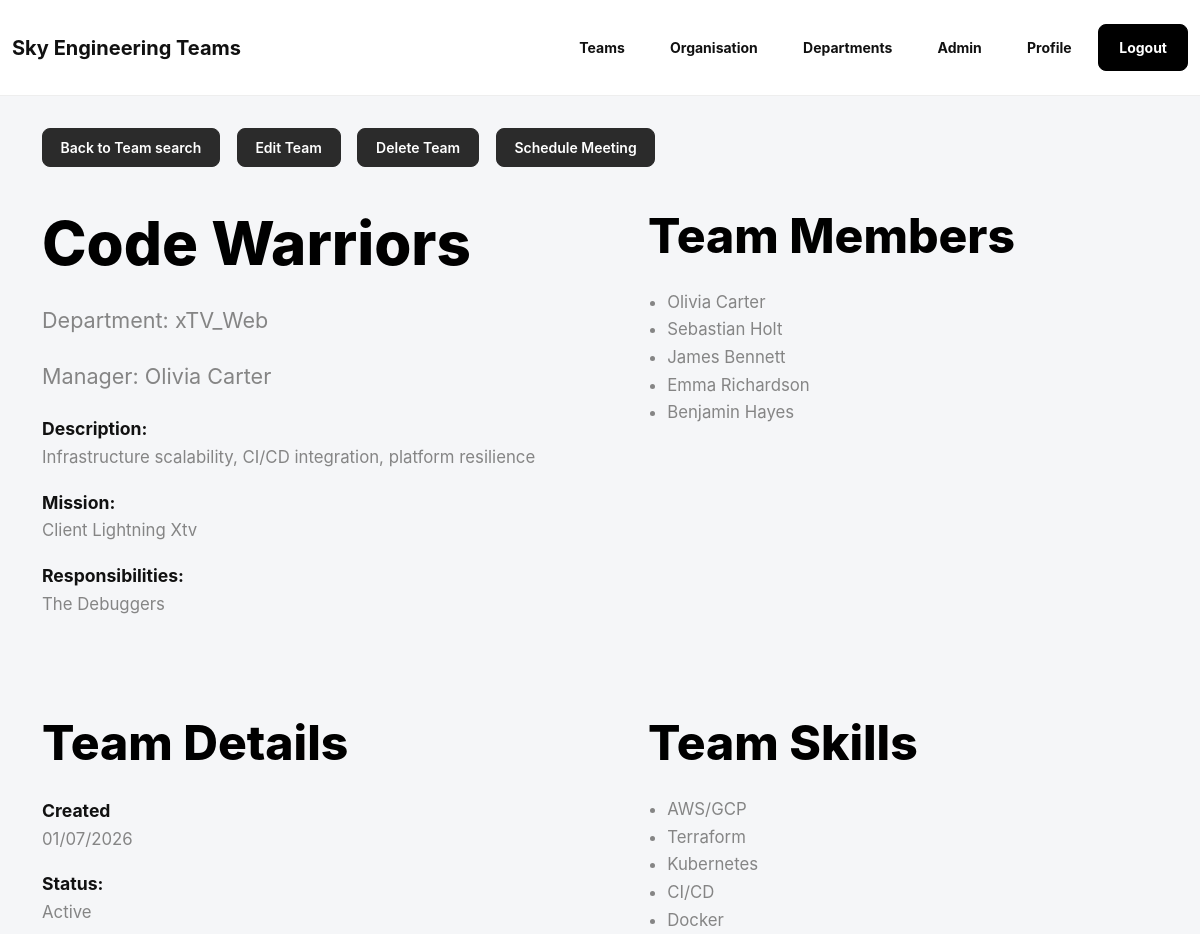
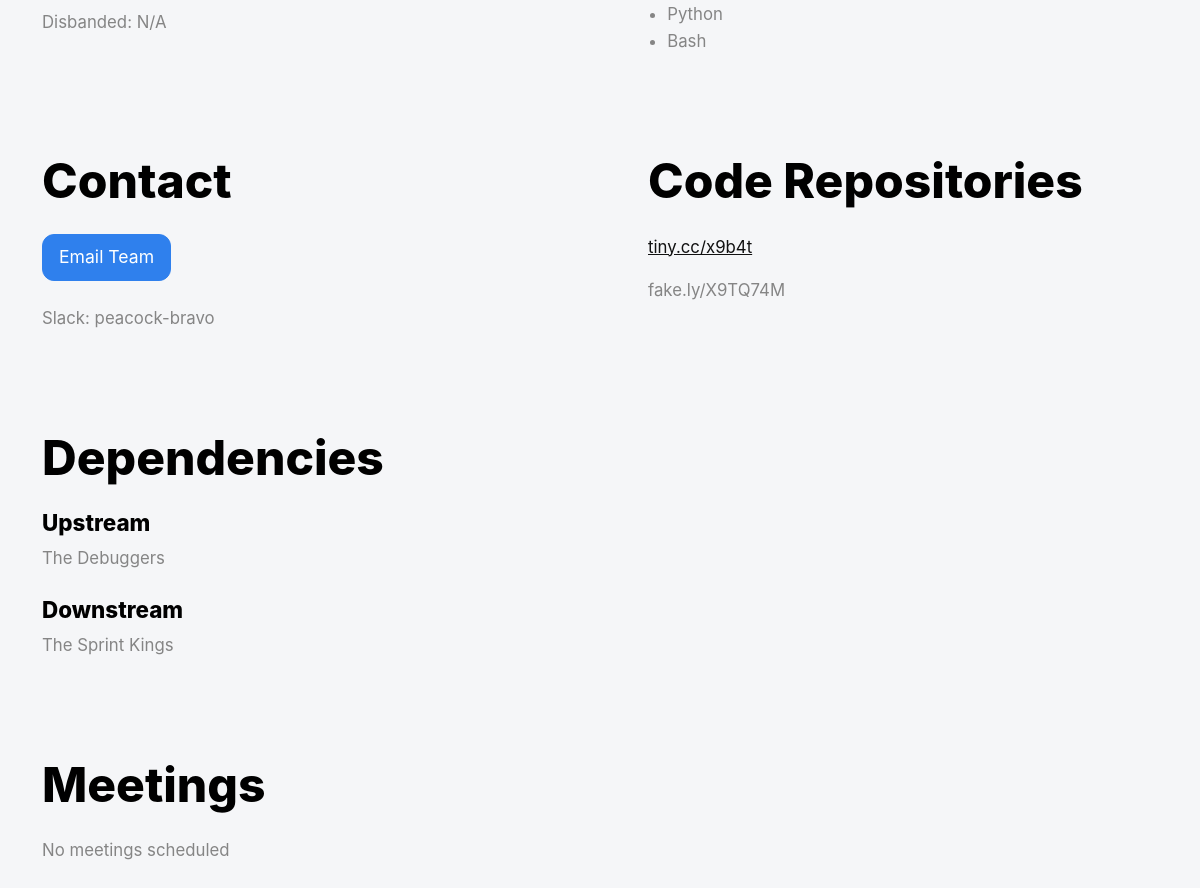
/teams/9/ (signed in), run on the app's committed database (2 pictures, top to bottom).
### core/models.py (models this page shows, shortened)
class Team(models.Model):
    team_leader = models.ForeignKey(
        Employee,
        on_delete=models.SET_NULL,
        null=True,
        blank=True,
        related_name="led_teams",
    )
    team_name = models.CharField(max_length=255, unique=True)
    created_at = models.DateTimeField(default=timezone.now)
    disbanded_at = models.DateTimeField(null=True, blank=True)
    status = models.CharField(
        max_length=20,
        default="Active",
        choices=[
            ("Active", "Active"),
            ("Paused", "Paused"),
            ("Disbanded", "Disbanded"),
        ],
    )
    department = models.ForeignKey(
        Department,
        on_delete=models.CASCADE,
        related_name="teams",
    )
    team_description = models.CharField(max_length=255, null=True, blank=True)
    team_mission = models.CharField(max_length=255, null=True, blank=True)
    responsibilities = models.CharField(max_length=255, null=True, blank=True)
    members = models.ManyToManyField(
        Employee,
        through="TeamEmployee",
        related_name="teams",
        blank=True,
    )
    skills = models.ManyToManyField(
        Skill,
        through="TeamSkill",
        related_name="teams",
        blank=True,
    )

class Department(models.Model):
    department_name = models.CharField(max_length=255, unique=True)
    department_head = models.ForeignKey(
        Employee,
        on_delete=models.SET_NULL,
        null=True,
        blank=True,
        related_name="headed_departments",
    )
    organisation = models.ForeignKey(
        Organisation,
        on_delete=models.CASCADE,
        related_name="departments",
        null=True
    )

class Employee(models.Model):
    user = models.OneToOneField(
        settings.AUTH_USER_MODEL,
        on_delete=models.SET_NULL,
        null=True,
        blank=True,
        related_name="employee_profile",
    )
    full_name = models.CharField(max_length=255)
    employee_email = models.CharField(max_length=255, unique=True, null=True, blank=True)

class Skill(models.Model):
    skill_name = models.CharField(max_length=255, unique=True)
    skill_description = models.CharField(max_length=255, null=True, blank=True)

class TeamContact(models.Model):
    team = models.ForeignKey(
        Team,
        on_delete=models.CASCADE,
        related_name="contacts",
    )
    team_email = models.CharField(max_length=255, null=True, blank=True)
    slack_channel = models.CharField(max_length=255, null=True, blank=True)

class TeamRepo(models.Model):
    team = models.ForeignKey(
        Team,
        on_delete=models.CASCADE,
        related_name="repositories",
    )
    codebase_link = models.CharField(max_length=255, null=True, blank=True)
    versioning_approach = models.CharField(max_length=255, null=True, blank=True)
    description = models.CharField(max_length=255, null=True, blank=True)

class Dependency(models.Model):
    downstream_team = models.ForeignKey(
        Team,
        on_delete=models.CASCADE,
        related_name="downstream_dependencies",
    )
    upstream_team = models.ForeignKey(
        Team,
        on_delete=models.CASCADE,
        related_name="upstream_dependencies",
    )
    class Meta:
        constraints = [
            models.CheckConstraint(
                condition=~Q(downstream_team=F("upstream_team")),
                name="dependencies_not_self",
            ),
            models.UniqueConstraint(
                fields=["downstream_team", "upstream_team"],
                name="unique_team_dependency",
            ),
        ]

### core/views.py (the view)
# urls.py: path('teams/<int:team_id>/', views.team_detail, name='team_detail'),
@login_required
def team_detail(request, team_id):
    team = get_object_or_404(Team, id=team_id)
    upstream = Dependency.objects.filter(downstream_team=team)
    downstream = Dependency.objects.filter(upstream_team=team)
    contact = TeamContact.objects.filter(team=team).first()
    meetings = team.meetings.all()
    repositories = team.repositories.all()
    return render(request, 'core/team_detail.html', {
        'team': team,
        'upstream': upstream,
        'downstream': downstream,
        'contact': contact,
        'meetings': meetings,
        'repositories': repositories
    })

### core/templates/core/team_detail.html (shortened to what this page needs)
{% extends 'base.html' %}
{% block content %}
<div class="team-detail-page">
    <div>
        <a href="{% url 'core:teams' %}" class="btn btn-outline-light">Back to Team search</a>
        <a href="{% url 'core:edit_team' team.id %}" class="btn btn-outline-light">Edit Team</a>
        <a href="{% url 'core:delete_team' team.id %}" class="btn btn-outline-light">Delete Team</a>
        <a href="{% url 'core:schedule_meeting' team.id %}" class="btn btn-outline-light">Schedule Meeting</a>
    </div>
    <div class="team-detail-grid">
        <section>
            <h1>{{ team.team_name }}</h1>
            <p class="team-meta">Department: {{ team.department.department_name }}</p>
            <p class="team-meta">
                Manager:
                {% if team.team_leader %}
                    {{ team.team_leader.full_name }}
                {% else %}
                    Not assigned
                {% endif %}
            </p>
            <p><strong>Description:</strong><br>{{ team.team_description|default:'No description available' }}</p>
            <p><strong>Mission:</strong><br>{{ team.team_mission|default:'No mission added yet' }}</p>
            <p><strong>Responsibilities:</strong><br>{{ team.responsibilities|default:'No responsibilities added yet' }}</p>
        </section>
        <section>
            <h2>Team Members</h2>
            <ul>
                {% for member in team.members.all %}
                    <li>{{ member.full_name }}</li>
                {% empty %}
                    <li>No members assigned</li>
                {% endfor %}
            </ul>
        </section>
        <section>
            <h2>Team Details</h2>
            <p><strong>Created</strong><br>{{ team.created_at|date:'d/m/Y' }}</p>
            <p><strong>Status:</strong><br>{{ team.status }}</p>
            <p>Disbanded: {{ team.disbanded_at|date:'d/m/Y'|default:'N/A' }}</p>
        </section>
        <section>
            <h2>Team Skills</h2>
            <ul>
                {% for skill in team.skills.all %}
                    <li>{{ skill.skill_name }}</li>
                {% empty %}
                    <li>No skills assigned</li>
                {% endfor %}
            </ul>
        </section>
        <section>
            <h2>Contact</h2>
            {% if contact %}
                {% if contact.team_email %}
                    <a href="mailto:{{ contact.team_email }}">Email Team</a>
                {% endif %}
                {% if contact.slack_channel %}
                    <p class="mt-4">Slack: {{ contact.slack_channel }}</p>
                {% endif %}
            {% else %}
                <p>No contact info available</p>
            {% endif %}
        </section>
        <section>
            <h2>Code Repositories</h2>
            {% for repo in repositories %}
                {% if repo.codebase_link %}
                    <p><a href="{{ repo.codebase_link }}">{{ repo.codebase_link }}</a></p>
                {% endif %}
                {% if repo.description %}
                    <p>{{ repo.description }}</p>
                {% endif %}
            {% empty %}
                <p>No repositories added</p>
            {% endfor %}
        </section>
        <section>
            <h2>Dependencies</h2>
            <h3>Upstream</h3>
            {% for dep in upstream %}
                <p>{{ dep.upstream_team.team_name }}</p>
            {% empty %}
                <p>No upstream dependencies</p>
            {% endfor %}
            <h3>Downstream</h3>
            {% for dep in downstream %}
                <p>{{ dep.downstream_team.team_name }}</p>
            {% empty %}
                <p>No downstream dependencies</p>
            {% endfor %}
        </section>
    </div>
    <section class="team-meetings">
        <h2>Meetings</h2>
        {% for meeting in meetings %}
            <p>
                <strong>{{ meeting.title }}</strong> - {{ meeting.meeting_date }}<br>
                {{ meeting.meeting_description }}
            </p>
            <a href="{% url 'core:edit_meeting' meeting.id %}">Edit meeting</a>
            <a href="{% url 'core:delete_meeting' meeting.id %}">Delete meeting</a>
        {% empty %}
            <p>No meetings scheduled</p>
        {% endfor %}
    </section>
</div>
{% endblock %}

### static/site.css (style rules this page uses)
body { background: #f5f6f8; color: #111111; font-family: Inter, "Segoe UI", Roboto, "Helvetica Neue", Arial, sans-serif; }
button, input, label, li, p, select, textarea, a { font-family: inherit; }
a { color: #111111; }
h1 { color: #000000; font-size: clamp(2.5rem, 5vw, 4.25rem); font-weight: 800; margin-bottom: 1.5rem; }
h2, h3 { color: #000000; font-weight: 800; }
h2 { font-size: clamp(2rem, 4vw, 3.75rem); margin-bottom: 1.5rem; }
h3 { font-size: 1.4rem; margin-top: 1.5rem; }
p, li { color: #858585; font-size: 1.05rem; line-height: 1.65; }
strong { color: #111111; }
.btn, button { border-radius: 8px; font-weight: 600; }
.btn-outline-light, button[type="submit"] { color: #ffffff; background: #2b2b2b; border-color: #2b2b2b; }
.btn-primary, a[href^="mailto:"] { display: inline-block; color: #ffffff; background: #2f80ed; border: 1px solid #2f80ed; border-radius: 12px; padding: 0.6rem 1rem; text-decoration: none; }
.team-detail-page .btn { margin-right: 0.75rem; margin-bottom: 2.5rem; }
.team-detail-grid { display: grid; gap: 5rem 6rem; grid-template-columns: repeat(2, minmax(0, 1fr)); }
.team-detail-grid section, .team-meetings { min-width: 0; }
.team-meta { font-size: 1.35rem; color: #858585; margin-bottom: 1.25rem; }
.team-detail-page strong { font-size: 1.1rem; }
.team-detail-page ul { padding-left: 1.2rem; }
.team-meetings { margin-top: 5rem; }

### data on the page
Team: team_name "Code Warriors", department.department_name "xTV_Web", team_leader.full_name "Olivia Carter", team_description "Infrastructure scalability, CI/CD integration, platform resilience", team_mission "Client Lightning Xtv", responsibilities "The Debuggers", created_at "01/07/2026", status "Active", disbanded_at "N/A"
Employee: full_name "Olivia Carter"
Employee: full_name "Sebastian Holt"
Employee: full_name "James Bennett"
Employee: full_name "Emma Richardson"
Employee: full_name "Benjamin Hayes"
Skill: skill_name "AWS/GCP"
Skill: skill_name "Terraform"
Skill: skill_name "Kubernetes"
Skill: skill_name "CI/CD"
Skill: skill_name "Docker"
Skill: skill_name "Python"
Skill: skill_name "Bash"
TeamContact: slack_channel "peacock-bravo"
TeamRepo: codebase_link "tiny.cc/x9b4t", description "fake.ly/X9TQ74M"
Dependency: upstream_team.team_name "The Debuggers"
Dependency: downstream_team.team_name "The Sprint Kings"
